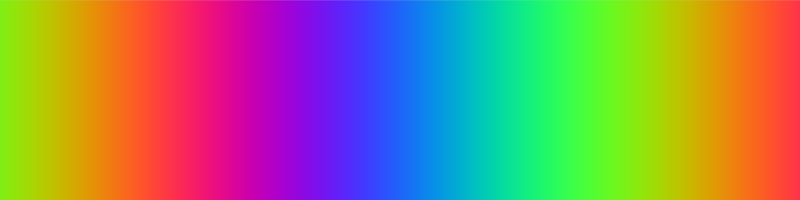
Frame 1 (no input)
Frame 60 (the mouse pressed at the canvas centre just before this capture): identical to frame 1, image omitted
Frame 120 (the mouse held since frame 60 and released just before this capture): identical to frame 1, image omitted

The Processing sketch that drew this single still picture (run headless with seeded random() and noise(); from frame 60 on, the mouse is pressed at the canvas centre):

// Processing sketch: sin_rainbow
// ── sin_rainbow.pde
void setup() {
  size(800, 200);
  colorMode(RGB, 1.0);

  for(int x=0; x<width; x++) {
    float t = x * 0.01;
    float r = 0.5 + 0.5 * sin(t);
    float g = 0.5 + 0.5 * sin(t + TAU*0.33);
    float b = 0.5 + 0.5 * sin(t + TAU*0.66);
    stroke(r, g, b);
    line(x, 0, x, height);
  }
}
void draw() {
}
